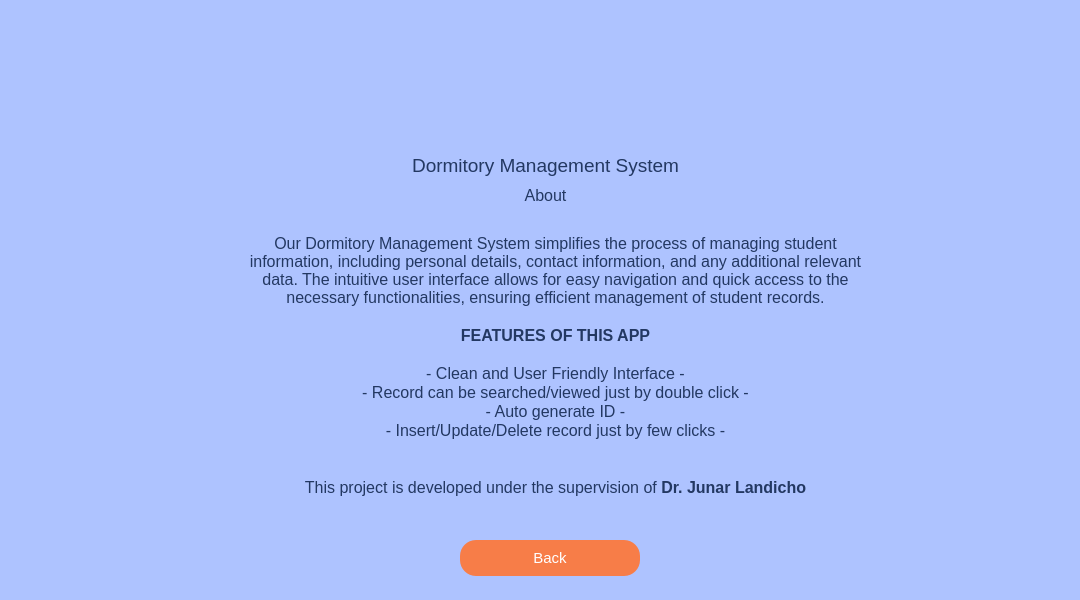
<?xml version="1.0" encoding="UTF-8"?>
<ui version="4.0">
 <class>About</class>
 <widget class="QWidget" name="About">
  <property name="geometry">
   <rect>
    <x>0</x>
    <y>0</y>
    <width>1080</width>
    <height>600</height>
   </rect>
  </property>
  <property name="windowTitle">
   <string>Form</string>
  </property>
  <property name="styleSheet">
   <string notr="true">#About
{
	background:#aec3ff;
}</string>
  </property>
  <widget class="QLabel" name="label_6">
   <property name="geometry">
    <rect>
     <x>340</x>
     <y>-10</y>
     <width>411</width>
     <height>171</height>
    </rect>
   </property>
   <property name="text">
    <string/>
   </property>
   <property name="pixmap">
    <pixmap resource="resources.qrc">:/Images/logo.png</pixmap>
   </property>
   <property name="scaledContents">
    <bool>true</bool>
   </property>
  </widget>
  <widget class="QLabel" name="label_3">
   <property name="geometry">
    <rect>
     <x>820</x>
     <y>-60</y>
     <width>321</width>
     <height>301</height>
    </rect>
   </property>
   <property name="text">
    <string/>
   </property>
   <property name="pixmap">
    <pixmap resource="resources.qrc">:/Images/object border flip.png</pixmap>
   </property>
   <property name="scaledContents">
    <bool>true</bool>
   </property>
  </widget>
  <widget class="QPushButton" name="pushButton">
   <property name="geometry">
    <rect>
     <x>460</x>
     <y>540</y>
     <width>180</width>
     <height>36</height>
    </rect>
   </property>
   <property name="font">
    <font>
     <pointsize>11</pointsize>
    </font>
   </property>
   <property name="styleSheet">
    <string notr="true">#pushButton
{
	border:none;
	background:#f77d48;
	color:white;
	border-radius:16px;
}

#pushButton:hover
{
	background:#ebf3fa;
	color:#F33253;
	border-radius:16px;
}</string>
   </property>
   <property name="text">
    <string>Back</string>
   </property>
  </widget>
  <widget class="QLabel" name="label">
   <property name="geometry">
    <rect>
     <x>-60</x>
     <y>-70</y>
     <width>321</width>
     <height>311</height>
    </rect>
   </property>
   <property name="text">
    <string/>
   </property>
   <property name="pixmap">
    <pixmap resource="resources.qrc">:/Images/object border.png</pixmap>
   </property>
   <property name="scaledContents">
    <bool>true</bool>
   </property>
  </widget>
  <widget class="QLabel" name="label_14">
   <property name="geometry">
    <rect>
     <x>390</x>
     <y>150</y>
     <width>311</width>
     <height>31</height>
    </rect>
   </property>
   <property name="font">
    <font>
     <pointsize>14</pointsize>
    </font>
   </property>
   <property name="text">
    <string>&lt;html&gt;&lt;head/&gt;&lt;body&gt;&lt;p align=&quot;center&quot;&gt;&lt;span style=&quot; color:#233862;&quot;&gt;Dormitory Management System&lt;/span&gt;&lt;/p&gt;&lt;/body&gt;&lt;/html&gt;</string>
   </property>
  </widget>
  <widget class="QLabel" name="label_15">
   <property name="geometry">
    <rect>
     <x>390</x>
     <y>180</y>
     <width>311</width>
     <height>31</height>
    </rect>
   </property>
   <property name="font">
    <font>
     <pointsize>12</pointsize>
    </font>
   </property>
   <property name="text">
    <string>&lt;html&gt;&lt;head/&gt;&lt;body&gt;&lt;p align=&quot;center&quot;&gt;&lt;span style=&quot; color:#233862;&quot;&gt;About&lt;/span&gt;&lt;/p&gt;&lt;/body&gt;&lt;/html&gt;</string>
   </property>
  </widget>
  <widget class="QTextEdit" name="textEdit">
   <property name="enabled">
    <bool>false</bool>
   </property>
   <property name="geometry">
    <rect>
     <x>230</x>
     <y>230</y>
     <width>651</width>
     <height>281</height>
    </rect>
   </property>
   <property name="font">
    <font>
     <family>Segoe UI</family>
     <pointsize>14</pointsize>
    </font>
   </property>
   <property name="styleSheet">
    <string notr="true">color:#fff;
border:none;
background:#aec3ff;</string>
   </property>
   <property name="verticalScrollBarPolicy">
    <enum>Qt::ScrollBarAlwaysOff</enum>
   </property>
   <property name="horizontalScrollBarPolicy">
    <enum>Qt::ScrollBarAlwaysOff</enum>
   </property>
   <property name="html">
    <string>&lt;!DOCTYPE HTML PUBLIC &quot;-//W3C//DTD HTML 4.0//EN&quot; &quot;http://www.w3.org/TR/REC-html40/strict.dtd&quot;&gt;
&lt;html&gt;&lt;head&gt;&lt;meta name=&quot;qrichtext&quot; content=&quot;1&quot; /&gt;&lt;meta charset=&quot;utf-8&quot; /&gt;&lt;style type=&quot;text/css&quot;&gt;
p, li { white-space: pre-wrap; }
hr { height: 1px; border-width: 0; }
li.unchecked::marker { content: &quot;\2610&quot;; }
li.checked::marker { content: &quot;\2612&quot;; }
&lt;/style&gt;&lt;/head&gt;&lt;body style=&quot; font-family:'Segoe UI'; font-size:14pt; font-weight:400; font-style:normal;&quot;&gt;
&lt;p align=&quot;center&quot; style=&quot; margin-top:0px; margin-bottom:0px; margin-left:0px; margin-right:0px; -qt-block-indent:0; text-indent:0px;&quot;&gt;&lt;span style=&quot; font-family:'q_serif,Georgia,Times,Times New Roman,Hiragino Kaku Gothic Pro,Meiryo,serif'; font-size:12pt; color:#233862;&quot;&gt;Our Dormitory Management System simplifies the process of managing student information, including personal details, contact information, and any additional relevant data. The intuitive user interface allows for easy navigation and quick access to the necessary functionalities, ensuring efficient management of student records.&lt;/span&gt;&lt;/p&gt;
&lt;p style=&quot;-qt-paragraph-type:empty; margin-top:0px; margin-bottom:0px; margin-left:0px; margin-right:0px; -qt-block-indent:0; text-indent:0px; font-family:'q_serif,Georgia,Times,Times New Roman,Hiragino Kaku Gothic Pro,Meiryo,serif'; font-size:12pt; color:#233862;&quot;&gt;&lt;br /&gt;&lt;/p&gt;
&lt;p align=&quot;center&quot; style=&quot; margin-top:0px; margin-bottom:0px; margin-left:0px; margin-right:0px; -qt-block-indent:0; text-indent:0px;&quot;&gt;&lt;span style=&quot; font-family:'q_serif,Georgia,Times,Times New Roman,Hiragino Kaku Gothic Pro,Meiryo,serif'; font-size:12pt; font-weight:600; color:#233862;&quot;&gt;FEATURES OF THIS APP&lt;/span&gt;&lt;/p&gt;
&lt;p align=&quot;center&quot; style=&quot;-qt-paragraph-type:empty; margin-top:0px; margin-bottom:0px; margin-left:0px; margin-right:0px; -qt-block-indent:0; text-indent:0px; font-family:'q_serif,Georgia,Times,Times New Roman,Hiragino Kaku Gothic Pro,Meiryo,serif'; font-size:12pt; color:#233862;&quot;&gt;&lt;br /&gt;&lt;/p&gt;
&lt;p align=&quot;center&quot; style=&quot; margin-top:0px; margin-bottom:0px; margin-left:0px; margin-right:0px; -qt-block-indent:0; text-indent:0px;&quot;&gt;&lt;span style=&quot; font-family:'q_serif,Georgia,Times,Times New Roman,Hiragino Kaku Gothic Pro,Meiryo,serif'; font-size:12pt; color:#233862;&quot;&gt;- Clean and User Friendly Interface -&lt;/span&gt;&lt;/p&gt;
&lt;p align=&quot;center&quot; style=&quot; margin-top:0px; margin-bottom:0px; margin-left:0px; margin-right:0px; -qt-block-indent:0; text-indent:0px;&quot;&gt;&lt;span style=&quot; font-family:'q_serif,Georgia,Times,Times New Roman,Hiragino Kaku Gothic Pro,Meiryo,serif'; font-size:12pt; color:#233862;&quot;&gt;- Record can be searched/viewed just by double click -&lt;/span&gt;&lt;/p&gt;
&lt;p align=&quot;center&quot; style=&quot; margin-top:0px; margin-bottom:0px; margin-left:0px; margin-right:0px; -qt-block-indent:0; text-indent:0px;&quot;&gt;&lt;span style=&quot; font-family:'q_serif,Georgia,Times,Times New Roman,Hiragino Kaku Gothic Pro,Meiryo,serif'; font-size:12pt; color:#233862;&quot;&gt;- Auto generate ID -&lt;/span&gt;&lt;/p&gt;
&lt;p align=&quot;center&quot; style=&quot; margin-top:0px; margin-bottom:0px; margin-left:0px; margin-right:0px; -qt-block-indent:0; text-indent:0px;&quot;&gt;&lt;span style=&quot; font-family:'q_serif,Georgia,Times,Times New Roman,Hiragino Kaku Gothic Pro,Meiryo,serif'; font-size:12pt; color:#233862;&quot;&gt;- Insert/Update/Delete record just by few clicks -&lt;/span&gt;&lt;/p&gt;
&lt;p style=&quot;-qt-paragraph-type:empty; margin-top:0px; margin-bottom:0px; margin-left:0px; margin-right:0px; -qt-block-indent:0; text-indent:0px; font-family:'q_serif,Georgia,Times,Times New Roman,Hiragino Kaku Gothic Pro,Meiryo,serif'; font-size:12pt; color:#233862;&quot;&gt;&lt;br /&gt;&lt;/p&gt;
&lt;p style=&quot;-qt-paragraph-type:empty; margin-top:0px; margin-bottom:0px; margin-left:0px; margin-right:0px; -qt-block-indent:0; text-indent:0px; font-family:'q_serif,Georgia,Times,Times New Roman,Hiragino Kaku Gothic Pro,Meiryo,serif'; font-size:12pt; color:#233862;&quot;&gt;&lt;br /&gt;&lt;/p&gt;
&lt;p align=&quot;center&quot; style=&quot; margin-top:0px; margin-bottom:0px; margin-left:0px; margin-right:0px; -qt-block-indent:0; text-indent:0px;&quot;&gt;&lt;span style=&quot; font-family:'q_serif,Georgia,Times,Times New Roman,Hiragino Kaku Gothic Pro,Meiryo,serif'; font-size:12pt; color:#233862;&quot;&gt;This project is developed under the supervision of &lt;/span&gt;&lt;span style=&quot; font-family:'q_serif,Georgia,Times,Times New Roman,Hiragino Kaku Gothic Pro,Meiryo,serif'; font-size:12pt; font-weight:600; color:#233862;&quot;&gt;Dr. Junar Landicho&lt;/span&gt;&lt;/p&gt;&lt;/body&gt;&lt;/html&gt;</string>
   </property>
  </widget>
 </widget>
 <resources>
  <include location="resources.qrc"/>
 </resources>
 <connections/>
</ui>
